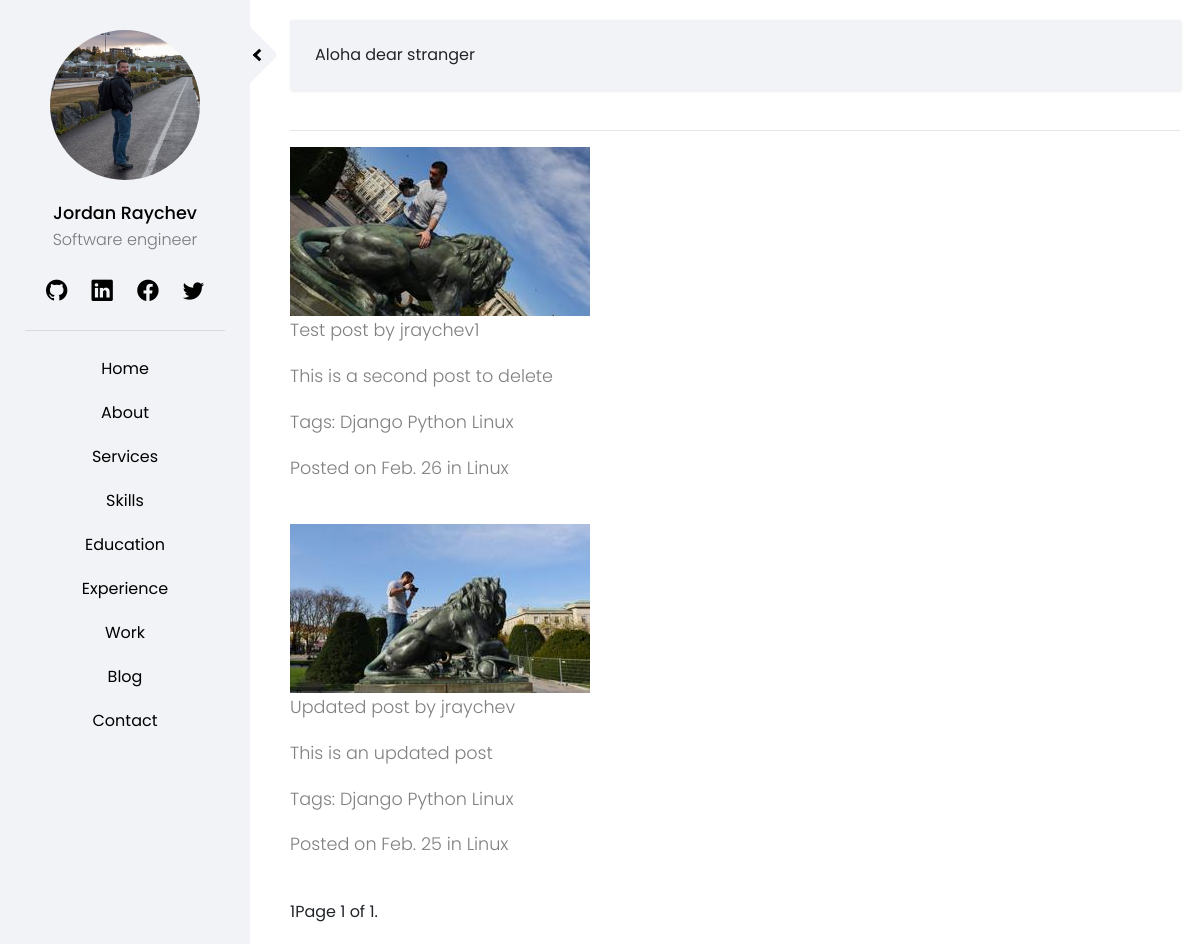
/posts/, run on the app's committed database.
### posts/models.py (models this page shows, shortened)
class Post(models.Model):
    title = models.CharField(max_length=100)
    content = models.TextField()
    header_image = models.ImageField(default='profile_default.jpg', upload_to='post_images')
    date_posted = models.DateTimeField(default=timezone.now)
    author = models.ForeignKey(CustomUser, on_delete=models.CASCADE, default=1)
    author_bio = models.CharField(max_length=200, default='default-bio')
    tags = models.ManyToManyField(Tag)
    category = models.ForeignKey(Category, on_delete=models.DO_NOTHING)
    status = models.IntegerField(choices=STATUS, default=0)
    @property
    def time_created_before(self):
        time_diff = timezone.now() - self.date_posted
        seconds = floor(time_diff.total_seconds())
        time_since_creation = 0
        if seconds < 3600:
            time_since_creation = str(seconds//60) + ' mins ago'
        elif seconds > 3600 and seconds < 86400:
            time_since_creation = str(seconds//3600) + ' hours ago'
        elif seconds > 8600 and seconds < 432000:
            time_since_creation = str(seconds//86000) + ' days ago'
        else:
            posted_on = str(self.date_posted.strftime('%b. %d'))
            time_since_creation = 'on ' + posted_on
        return time_since_creation
    class Meta:
        ordering = ['-date_posted']

class Tag(models.Model):
    name = models.CharField(max_length=20, unique=True)
    def __str__(self):
        return str(self.name)

class Category(models.Model):
    name = models.CharField(max_length=20, unique=True)
    def __str__(self):
        return str(self.name)

### accounts/models.py (models this page shows, shortened)
class CustomUser(AbstractUser):
    department = models.CharField(max_length=50)
    slug = models.SlugField(max_length=50)
    profile_image = models.ImageField(default='profile_default.jpg', upload_to='profile_images')
    def __str__(self):
        return self.username

### posts/views.py (the view)
# urls.py: path('', PostsView.as_view(), name='all-posts'),
class PostsView(ListView):
    paginate_by = _PAGINATE_BY
    queryset = Post.objects.filter(status=0) # Return only post with status publish
    context_object_name = 'all_posts'
    template_name = 'posts/all_posts.html'
    login_url = reverse_lazy('login')

### templates/posts/all_posts.html (shortened to what this page needs)
{% extends 'home/base.html' %}
{% block content %}
    {% for post in all_posts %}
    <img src="{{ post.header_image.url }}">
        <p> {{ post.title }} by {{ post.author }} </p>
        <p><a href = "{% url 'post-detail' post.id %}"> {{ post.content }} </a></p>
        <p> Tags:
            {% for tag in post.tags.all %}
                <a href = " {% url 'tag-view-cbv' tag.name %}"> {{ tag }}</a>
        {% endfor %}
        </p>
        <p>Posted {{ post.time_created_before }} in
            <a href = " {% url 'cat-view-cbv' post.category %} "> {{ post.category }}  </a>
        </p>
    {% endfor %}
    <div class="pagination">
        <span class="step-links">
            {% for num in page_obj.paginator.page_range %}
                {% if page_obj.number == num %}
                    <a href = "?page={{num}}"> {{ num }} </a>
                {% elif num > page_obj.number|add:'-2' and num < page_obj.number|add:'2' %}
                    <a href = "?page={{num}}"> {{ num }} </a>
                {% endif %}
            {% endfor %}
        </span>
        <span class="current">
            Page {{ page_obj.number }} of {{ page_obj.paginator.num_pages }}.
        </span>
    </div>
{% endblock %}

### templates/home/base.html (shortened to what this page needs)
{% load static %}
<!DOCTYPE html>
<html>
    <head>
        <link rel="stylesheet" href="https://stackpath.bootstrapcdn.com/font-awesome/4.7.0/css/font-awesome.min.css">
        <link rel="stylesheet" href="https://stackpath.bootstrapcdn.com/bootstrap/4.4.1/css/bootstrap.min.css">
        <link rel="stylesheet" href="https://cdn.jsdelivr.net/npm/bootstrap-icons@1.4.0/font/bootstrap-icons.css">
        <link rel="stylesheet" href="{% static 'css/style.css' %}">
        <link rel="stylesheet" href="https://cdnjs.cloudflare.com/ajax/libs/font-awesome/5.15.2/css/all.min.css" />
    </head>
    <body>
        <div class="wrapper">
            <nav id="sidebar" class = "active">
                <div class="sidebar-header">
                    <img class="rounded-circle profile-img" src="{% static 'profile-image/default-jraychev.png' %}"/>
                    <a class="name" href = "{% url 'index' %}"> Jordan Raychev </a>
                    <p class="profession"> Software engineer</p>
                    <div class = "row">
                        <ul class = "list-unstyled social-sidebar">
                            <li><a href="https://github.com/jpraychev"> <i class="bi bi-github fa-lg"></i> </a></li>
                            <li><a href="https://www.linkedin.com/in/jordan-raychev-5a69a691/"><i class="bi bi-linkedin fa-lg"></i></a></li>
                            <li><a href="https://www.facebook.com/JordanRaychev/"><i class="bi bi-facebook fa-lg"></i></a></li>
                            <li><a href="https://twitter.com/jpraychev"><i class="bi bi-twitter fa-lg"></i></a></li>
                        </ul>
                    </div>
                </div>
                <hr class = "sidebar-hr">
                <ul class = "list-unstyled">
                    <li><a class = "{% if request.path == '/' %} active {% endif %}" href="{% url 'index' %}" data-nav-section="home">Home</a></li>
                    <li><a class = "{% if request.path == '/pages/about/' %} active {% endif %}" href="{% url 'about' %}" data-nav-section="about">About</a></li>
                    <li><a class = "{% if request.path == '/pages/services/' %} active {% endif %}" href="{% url 'services' %}" data-nav-section="services">Services</a></li>
                    <li><a class = "{% if request.path == '/pages/skills/' %} active {% endif %}" href="{% url 'skills' %}" data-nav-section="skills">Skills</a></li>
                    <li><a class = "{% if request.path == '/pages/education/' %} active {% endif %}" href="{% url 'education' %}" data-nav-section="education">Education</a></li>
                    <li><a class = "{% if request.path == '/pages/experience/' %} active {% endif %}" href="{% url 'experience' %}" data-nav-section="experience">Experience</a></li>
                    <li><a class = "{% if request.path == '/pages/work/' %} active {% endif %}" href="{% url 'work' %}" data-nav-section="experience">Work</a></li>
                    <li><a class = "{% if request.path == '/pages/blog/' %} active {% endif %}" href="{% url 'blog' %}" data-nav-section="experience">Blog</a></li>
                    <li><a class = "{% if request.path == '/contact/' %} active {% endif %}" href="{% url 'contact' %}" data-nav-section="contact">Contact</a></li>
                </ul>
            </nav>
            <div id="sidebarCollapse">
                <i class="arrow left"></i>
            </div>
            <div id="content">
                <nav class="navbar navbar-expand-lg">
                    <div class="container-fluid">
                        {% if user.is_authenticated %}
                            <span id = "loggedin">You are logged in as {{ user.username }} </span>
                        {% else %}
                            <span id = "loggedin">Aloha dear stranger</span>
                        {% endif %}
                    </div>
                </nav>
                <hr>
                {% block content %}
                {% endblock %}
            </div>
        </div>
    </body>
</html>

### static/css/style.css (style rules this page uses)
:root { --main-color: rgb(242, 243, 247); --main-color-darker: rgb(230, 230, 230); --blue-color: #2c98f0; --white-color: #ffffff; --red-color: #ec5453; --yellow-color: #f9bf3f; --green-color: #2fa499; --purple-color: #a84cb8; --border-color: rgba(0, 0, 0, 0.1); --black-color: rgba(0,0,0); --p-color: rgba(0, 0, 0, 0.5); --box-shadow: rgba(0, 0, 0, 0.2); --black-075: rgba(0, 0, 0, 0.75); }
body { font-family: 'Poppins', sans-serif; background: var(--white-color); }
p { font-family: 'Poppins', sans-serif; font-size: 1.1em; font-weight: 300; line-height: 1.7em; color: var(--p-color); }
a, a:hover, a:focus { color: inherit; text-decoration: none; transition: all 0.3s; }
.navbar { padding: 15px 10px; background-color: var(--main-color); border: none; border-radius: 0; margin-bottom: 40px; box-shadow: 1px 1px 3px var(--border-color); height: 70px; }
.wrapper { display: flex; width: 100%; align-items: stretch; }
#sidebar { min-width: 250px; max-width: 250px; background: #7386D5; color: var(--black-color); transition: all 0.75s; background-color: var(--main-color); margin-left: -250px; }
#sidebar.active { margin-left: 0px; }
.sidebar-header { padding: 30px 50px 0px 50px; background-color: var(--main-color); text-align: center; }
.sidebar-hr { margin-left: 25px; margin-right: 25px; }
.list-unstyled { padding-left: 0; list-style: none; text-align: center; }
.social-sidebar { margin: auto auto; }
ul.social-sidebar li { display: inline-block; }
#loggedin { padding-left: 0px; }
#sidebar ul li a, .main-navbar li a { position: relative; display: inline-block; padding: 10px; }
#sidebar ul li a:after, .main-navbar li a:after { content: ''; position: absolute; width: 100%; transform: scaleX(0); height: 2px; bottom: 0; left: 0; background-color: var(--blue-color); transform-origin: bottom center; transition: transform 0.25s ease-out; }
.profile-img { width: 150px; height: 150px; margin-bottom: 20px; }
.name { font-size: 1.1em; font-weight: 500; }
.profession { font-size: 1em; }
#sidebarCollapse { min-width: 40px; height: 40px; background-color: var(--main-color); position: relative; transform: rotate(-45deg); margin-left: -20px; margin-top: 35px; border-bottom-right-radius: 5px; border-top-left-radius: 5px; }
.arrow { border: solid var(--black-color); border-width: 0 3px 3px 0; display: inline-block; padding: 3px; position: absolute; bottom: 9px; right: 9px; }
.left { transform: rotate(180deg); -webkit-transform: rotate(180deg); }
#content { width: 100%; padding: 20px; min-height: 100vh; transition: all 0.3s; }

### data on the page
Post: header_image (picture), title "Test post", author "jraychev1", content "This is a second post to delete", time_created_before "on Feb. 26", category "Linux"
Tag: name "Django"
Tag: name "Python"
Tag: name "Linux"
Post: header_image (picture), title "Updated post", author "jraychev", content "This is an updated post", time_created_before "on Feb. 25", category "Linux"

### other printed values
{{ num }} "1"
{{ page_obj.number }} "1"
{{ page_obj.paginator.num_pages }} "1"
